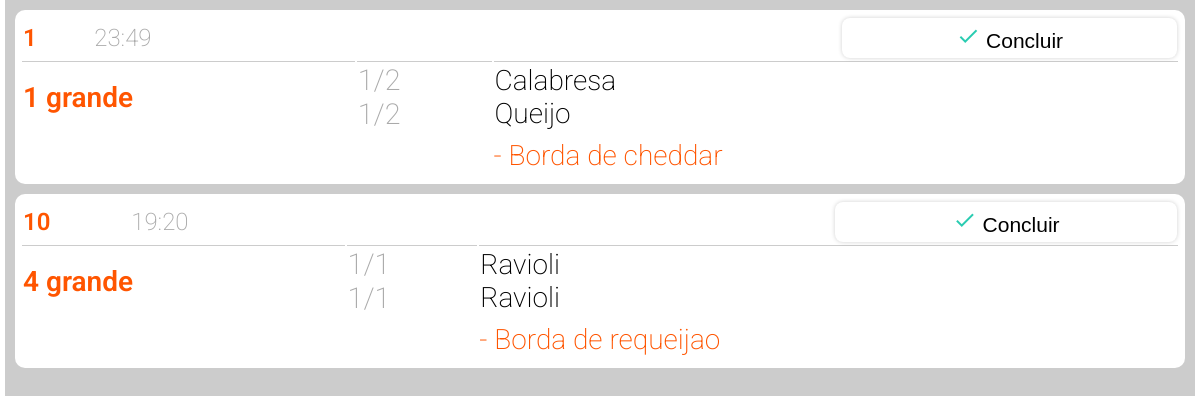
Screenshot of /balcao.php with the database file from the repository.
### tables this page shows
CREATE TABLE `pedido` (
  `ID` int(10) unsigned NOT NULL AUTO_INCREMENT,
  `hora_pedido` datetime NOT NULL,
  `total` float NOT NULL,
  `forma_de_pgto` tinyint(4) NOT NULL,
  `troco` float NOT NULL,
  `status` tinyint(4) NOT NULL,
  `origem` tinyint(4) NOT NULL,
  PRIMARY KEY (`ID`)
);

CREATE TABLE `pizza_has_sabor` (
  `pizza_id` int(11) NOT NULL,
  `sabor_idsabor` int(11) NOT NULL,
  PRIMARY KEY (`pizza_id`,`sabor_idsabor`),
  KEY `fk_pizza_has_sabor_sabor1_idx` (`sabor_idsabor`),
  KEY `fk_pizza_has_sabor_pizza1_idx` (`pizza_id`),
  CONSTRAINT `fk_pizza_has_sabor_pizza1` FOREIGN KEY (`pizza_id`) REFERENCES `pizza` (`id`) ON DELETE NO ACTION ON UPDATE NO ACTION,
  CONSTRAINT `fk_pizza_has_sabor_sabor1` FOREIGN KEY (`sabor_idsabor`) REFERENCES `sabor` (`idsabor`) ON DELETE NO ACTION ON UPDATE NO ACTION
);

CREATE TABLE `pizza` (
  `id` int(11) NOT NULL AUTO_INCREMENT,
  `tamanho` varchar(45) NOT NULL,
  `n_de_sabores` int(11) NOT NULL,
  `borda` varchar(45) NOT NULL,
  PRIMARY KEY (`id`)
);

CREATE TABLE `sabor` (
  `idsabor` int(11) NOT NULL AUTO_INCREMENT,
  `nome` varchar(45) DEFAULT NULL,
  PRIMARY KEY (`idsabor`)
);

### balcao.php (the view, shortened to what this page needs)
<!DOCTYPE html>
<html>
<?php
$con = @mysqli_connect('localhost', 'pizzapizza', 'facapartedesseahto', 'kiuipizza');
$sql  = 'select * from pedido inner join pedido_has_pizza on pedido_has_pizza.pedido_ID = pedido.ID inner join pizza on pizza.id = pedido_has_pizza.pizza_id inner join pizza_has_sabor on pizza_has_sabor.pizza_id = pizza.id inner join sabor on sabor.idsabor = pizza_has_sabor.sabor_idsabor order by pedido.ID ;';
$query  = mysqli_query($con, $sql);
$pedido = array();
while ($row = mysqli_fetch_array($query)){
  $pedido[] = $row;
}
$last_id = 0;
$n_de_pedidos = count($pedido);
?>
  <head>
  </head>
  <body>
    <div id="container">
      <div class="col">
  <?php
  for($i = 1;$i < $n_de_pedidos;$i++){
    if($i != 1 && $last_id != $pedido[$i]['ID']) echo "</table>";
    if($last_id != $pedido[$i]['ID'] && $pedido[$i]['status'] == 1){
      $last_id = $pedido[$i]['ID'];
      ?>
      <table class="card">
        <tr>
          <td class="id">
            <?php echo $pedido[$i]['ID']; ?>
          </td>
          <td class="hora">
            <?php echo substr($pedido[$i]['hora_pedido'],11,5); ?>
          </td>
          <td></td>
          <td></td>
          <td class="concluir">
            <button onclick='
            $.ajax({
              url: "<?php echo "http://pizza.ahto.digital/apir.php?update=1&status=2&id=" . $pedido[$i]['ID'];?>"
            });
            window.location.reload(true);'>
              <i class="material-icons" style="color:#29CCB1; ">
              </i>
              Concluir
            </button>
          </td>
        </tr>
        <tr>
          <td class="item" colspan="2">
            <?php echo $pedido[$i]['pizza_id'] . " " . $pedido[$i]['tamanho']; ?>
          </td>
          <td class="prop">
            <?php
            for($j = 0;$j < $n_de_pedidos;$j++){
              if($pedido[$i]['pizza_id'] == $pedido[$j]['pizza_id'])
                echo "1/".$pedido[$i]['n_de_sabores'] . "<br>";
            }
            ?>
          </td>
          <td class="sabor" colspan="2">
            <?php for($j = 0;$j < $n_de_pedidos;$j++){
              if($pedido[$i]['pizza_id'] == $pedido[$j]['pizza_id'])
                echo $pedido[$j]['nome']."<br>";
              }
              ?>
          </td>
        </tr>
        <tr>
          <td colspan="2"></td>
          <td></td>
          <td class="obs" colspan="2"><?php echo "- Borda de " . $pedido[$i]['borda'] . "<br>";?></td>
        </tr>
      <?php
    }else{
      if($pedido[$i]['status'] == 1){
      ?>
      <tr>
        <td class="item" colspan="2">
          <?php echo $pedido[$i]['pizza_id'] . " " . $pedido[$i]['tamanho']; ?>
        </td>
        <td class="prop">
          <?php
          for($j = 0;$j < $n_de_pedidos;$j++){
            if($pedido[$i]['pizza_id'] == $pedido[$j]['pizza_id'])
              echo "1/".$pedido[$i]['n_de_sabores'] . "<br>";
          }
          ?>
        </td>
        <td class="sabor" colspan="2">
          <?php for($j = 0;$j < $n_de_pedidos;$j++){
            if($pedido[$i]['pizza_id'] == $pedido[$j]['pizza_id'])
              echo $pedido[$j]['nome']."<br>";
            }
            ?>
        </td>
      </tr>
      <tr>
        <td colspan="2"></td>
        <td></td>
        <td class="obs" colspan="2"><?php echo "- Borda de " . $pedido[$i]['borda'] . "<br>";?></td>
      </tr>
  <?php }}} ?>
    </div>
  </body>
  <link rel="stylesheet" href="css/main.css" />
  <link rel="stylesheet" href="css/cozinha.css" />
</html>

### css/main.css (style rules this page uses)
html, body { border: 0; margin: 0; font-family: 'Roboto', sans-serif; background-color: #fff; text-align: center; }
.sabor { margin: 5px 0; }
.sabor:last-child { margin: 5px 0 40px 0; }

### css/cozinha.css (style rules this page uses)
* { box-sizing: border-box; }
body { margin: 0; padding: 0; font-family: 'Roboto', sans-serif; }
.card { background: #fff; border-radius: 10px; box-sizing: border-box; margin: 0 0 10px 0; width: 100%; min-height: 40px; text-align: left; padding: 5px; }
.id { font-size: 24px; font-weight: 600; color: #FF5500; }
.hora { font-size: 24px; font-weight: 200; color: #aaa; text-align: left; }
.concluir { text-align: right; }
.concluir button { border: none; background: #fff; border-radius: 8px; font-size: 21px; height: 100%; min-height: 40px; width: 50%; margin: 0 0 0 auto; box-shadow: 0 0 4px 0 rgba(0, 0, 0, 0.19); }
.item { font-size: 28px; font-weight: 600; color: #FF5500; }
.prop { font-size: 1.8em; font-weight: 200; color: #aaa; }
.sabor { font-size: 28px; font-weight: 200; color: #000; }
.obs { font-size: 28px; padding: 5px 0; font-weight: 200; color: #000; color: #FF5500; }
.col { background-color: #ccc; padding: 10px; height: 100vh; }
#container { padding: 0 5px; height: 100vh; width: 100vw; }
.item, .prop, .sabor { border-top: 1px solid #ccc; }

### rows the page displays
pedido: ID "1", hora_pedido "23:49", pizza_has_sabor.pizza_id "1", pizza.tamanho "grande", pizza.n_de_sabores "2", sabor.nome "Calabresa", sabor.nome "Queijo", pizza.borda "cheddar"
pedido: ID "10", hora_pedido "19:20", pizza_has_sabor.pizza_id "4", pizza.tamanho "grande", pizza.n_de_sabores "1", sabor.nome "Ravioli", pizza.borda "requeijao"
pedido: sabor.nome "Ravioli"
